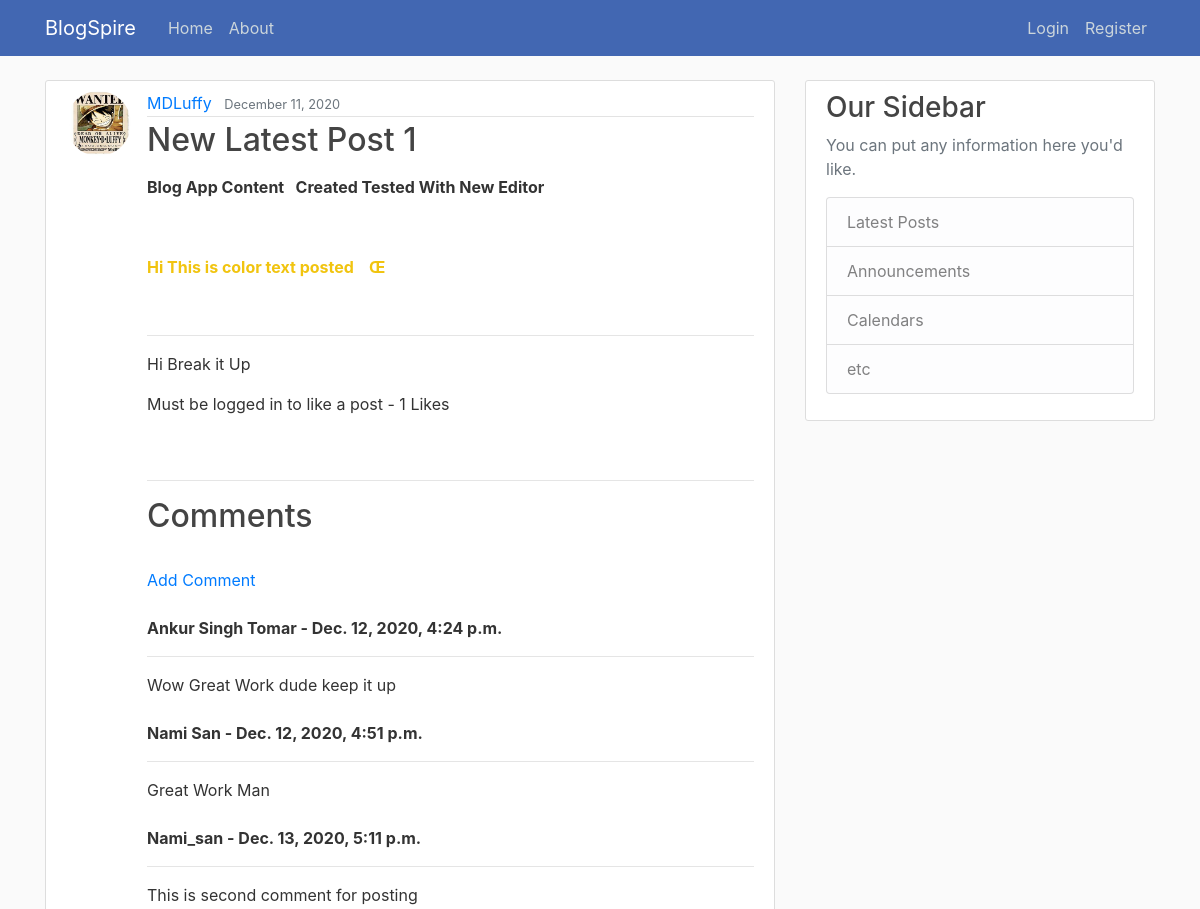
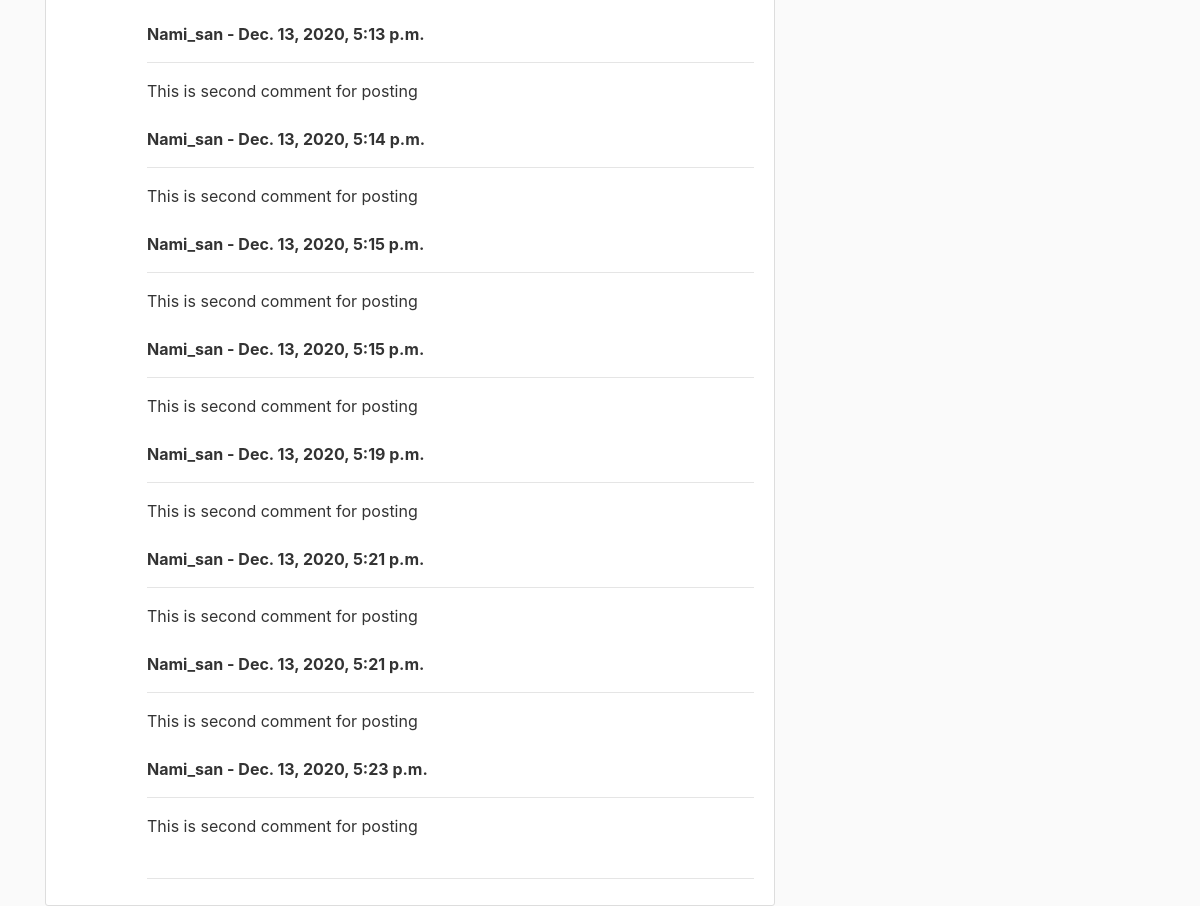
The app's page /post/17/ with its own data (2 pictures, top to bottom).
### blog/models.py (models this page shows, shortened)
class Post(models.Model):
    title = models.CharField(max_length=150)
    content = RichTextField(blank=True , null=True)
    date_posted = models.DateTimeField(default=timezone.now)
    author = models.ForeignKey(User, on_delete=models.CASCADE)
    likes = models.ManyToManyField(User, related_name='blog_posts')
    def total_likes(self):
        return self.likes.count()

class Comment(models.Model):
    post = models.ForeignKey(Post, related_name="comments" , on_delete=models.CASCADE) #delete all the comments to blog app if the post is deleted
    name = models.CharField(max_length = 255)
    body = models.TextField()
    date_added = models.DateTimeField(auto_now_add=True)

### users/models.py (models this page shows, shortened)
class Profile(models.Model): # add whatever you like the info about the author
    user = models.OneToOneField(User, on_delete=models.CASCADE)
    image = models.ImageField(default = 'default.jpg' , upload_to='profile_pics')

### blog/views.py (the view)
# urls.py: path('post/<int:pk>/', PostDetailView.as_view(), name = 'post-detail'),
class PostDetailView(DetailView):
    model = Post
    def get_context_data(self, *args,**kwargs):
        context = super(PostDetailView,self).get_context_data(*args,**kwargs)
        post_like = get_object_or_404(Post,id=self.kwargs['pk'])
        total_likes = post_like.total_likes()
        liked = False
        if post_like.likes.filter(id=self.request.user.id).exists():
            liked = True
        context["total_likes"] = total_likes
        context["liked"] = liked
        return context

### blog/templates/blog/post_detail.html (shortened to what this page needs)
{% extends "blog/base.html" %}
{% block content %}
<article class="media content-section">
    <img class="rounded-circle  article-img" src="{{ object.author.profile.image.url}}">
    <div class="media-body">
        <div class="article-metadata">
            <a class="mr-2" href="{% url 'user-posts' object.author.username %}">{{ object.author }}</a>
            <small class="text-muted">{{ object.date_posted|date:'F d, Y' }}</small>
        </div>
        <h2 class="article-title" >{{ object.title }}</h2>
        <p class="article-content">{{ object.content|safe }}</p>
     <form action="{% url 'like_post' post.pk %}" method="POST" >
        {% if user.is_authenticated %}
        {% if liked %}
        <button  class="fa fa-thumbs-o-down" value="{{ post.id }}" type="submit" name="post_id" >Unlike
        </button>
        {% else %}
        <button  class="fa fa-thumbs-o-up" value="{{ post.id }}" type="submit" name="post_id" >Like
        </button>
        {% endif %}
        {% else %}
        Must be logged in to like a post
        {% endif %}
        - {{ total_likes }} Likes
      </form>
      <br><br>
      <hr>
      <h2 > Comments </h2>
      <br>
        {% if not post.comments.all %}
            No Comments Yet ...<a href="{% url 'add_comment' post.pk %}"> Add one </a>
        {% else %}
        <a href="{% url 'add_comment' post.pk %}">Add Comment </a>
        <br><br>
        {%  for comment in  post.comments.all %}
        <strong> {{ comment.name }} -
        {{ comment.date_added }}</strong>
        <br><hr>
        {{ comment.body}}
        <br><br>
        {% endfor %}
        <hr>
{% endif%}
    </div>
</article>
{% endblock content %}

### blog/static/blog/main.css (style rules this page uses)
body { background: #fafafa; color: #333333; margin-top: 5rem; }
h1, h2, h3, h4, h5, h6 { color: #444444; }
.content-section { background: #ffffff; padding: 10px 20px; border: 1px solid #dddddd; border-radius: 3px; margin-bottom: 20px; }
.article-title { color: #444444; }
.article-content { white-space: pre-line; }
.article-img { height: 65px; width: 65px; margin-right: 16px; }
.article-metadata { padding-bottom: 1px; margin-bottom: 4px; border-bottom: 1px solid #e3e3e3 }

### records on screen
Post: author.profile.image (picture), author "MDLuffy", date_posted "December 11, 2020", title "New Latest Post 1", content "Blog App Content Created Tested With New Editor Hi This is color text posted Œ Hi Break it Up"
Comment: name "Ankur Singh Tomar", date_added "Dec. 12, 2020, 4:24 p.m.", body "Wow Great Work dude keep it up"
Comment: name "Nami San", date_added "Dec. 12, 2020, 4:51 p.m.", body "Great Work Man"
Comment: name "Nami_san", date_added "Dec. 13, 2020, 5:11 p.m.", body "This is second comment for posting"
Comment: name "Nami_san", date_added "Dec. 13, 2020, 5:13 p.m.", body "This is second comment for posting"
Comment: name "Nami_san", date_added "Dec. 13, 2020, 5:14 p.m.", body "This is second comment for posting"
Comment: name "Nami_san", date_added "Dec. 13, 2020, 5:15 p.m.", body "This is second comment for posting"
Comment: name "Nami_san", date_added "Dec. 13, 2020, 5:15 p.m.", body "This is second comment for posting"
Comment: name "Nami_san", date_added "Dec. 13, 2020, 5:19 p.m.", body "This is second comment for posting"
Comment: name "Nami_san", date_added "Dec. 13, 2020, 5:21 p.m.", body "This is second comment for posting"
Comment: name "Nami_san", date_added "Dec. 13, 2020, 5:21 p.m.", body "This is second comment for posting"
Comment: name "Nami_san", date_added "Dec. 13, 2020, 5:23 p.m.", body "This is second comment for posting"

### other values on screen
{{ total_likes }} "1"
